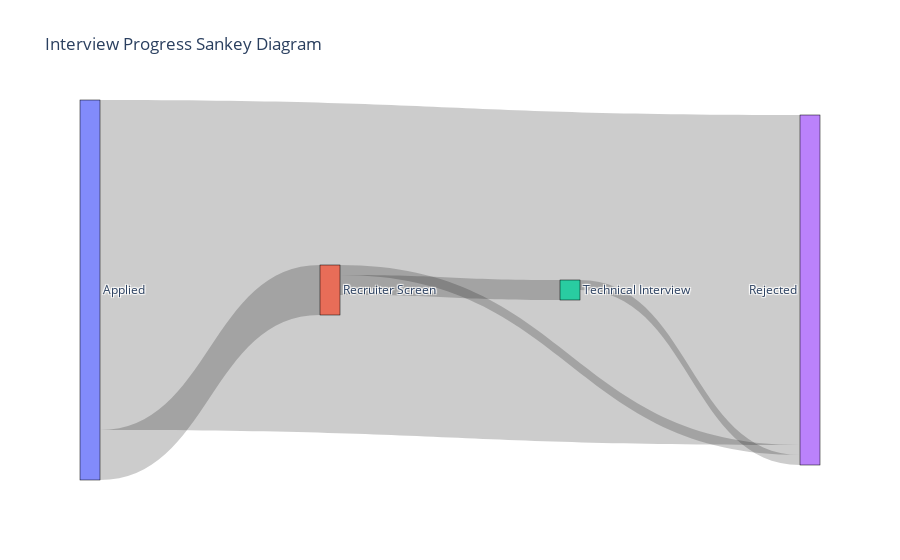

The cell this chart's notebook holds for it:
### Code cell
import plotly.graph_objects as go

# Define the nodes of the Sankey diagram
mask_series = progress_dates_df.recruiter_screen_date.isnull()
start_date = progress_dates_df[~mask_series].opportunity_application_email_date.min()
mask_series = (progress_dates_df.opportunity_application_email_date >= start_date)
df = progress_dates_df[mask_series]

labels_list = ['Applied', 'Recruiter Screen', 'Technical Interview', 'Rejected']
title_str = 'Interview Progress Sankey Diagram'
fig = go.Figure(data=[go.Sankey(
    arrangement='fixed',
    node=dict(
        pad=15,
        thickness=20,
        line=dict(color='black', width=0.5),
        label=labels_list,
        y=[
            
            # Applied (node 0)
            0.0,

            # Recruiter Screen (node 1)
            0.333,

            # Technical Interview (node 2)
            0.667,

            # Rejected (node 3)
            1.0,
        
        ],
    ),
    link=dict(
        source=[
            
            # Link from Applied (node 0) to Recruiter Screen (node 1)
            labels_list.index('Applied'),

            # Link from Applied (node 0) to Rejected (node 3)
            labels_list.index('Applied'),

            # Link from Recruiter Screen (node 1) to Technical Interview (node 2)
            labels_list.index('Recruiter Screen'),

            # Link from Recruiter Screen (node 1) to Rejected (node 3)
            labels_list.index('Recruiter Screen'),

            # Link from Technical Interview (node 2) to Rejected (node 3)
            labels_list.index('Technical Interview'),
            
        ],
        target=[
            
            # Link from Applied (node 0) to Recruiter Screen (node 1)
            labels_list.index('Recruiter Screen'),

            # Link from Applied (node 0) to Rejected (node 3)
            labels_list.index('Rejected'),

            # Link from Recruiter Screen (node 1) to Technical Interview (node 2)
            labels_list.index('Technical Interview'),

            # Link from Recruiter Screen (node 1) to Rejected (node 3)
            labels_list.index('Rejected'),

            # Link from Technical Interview (node 2) to Rejected (node 3)
            labels_list.index('Rejected'),
            
        ],
        value=[
            
            # Applied to Recruiter Screen flow
            df[~df.opportunity_application_email_date.isnull() & ~df.recruiter_screen_date.isnull()].shape[0],

            # Applied to Rejected flow
            df[~df.opportunity_application_email_date.isna()&df.recruiter_screen_date.isna()&df.technical_interview_date.isnull()&~df.rejection_email_date.isna()].shape[0],

            # Recruiter Screen to Technical Interview flow
            df[~df.recruiter_screen_date.isnull() & ~df.technical_interview_date.isnull()].shape[0],

            # Recruiter Screen to Rejected flow
            df[~df.recruiter_screen_date.isnull() & df.technical_interview_date.isnull() & ~df.rejection_email_date.isnull()].shape[0],

            # Technical Interview to Rejected flow
            df[~df.technical_interview_date.isnull() & ~df.rejection_email_date.isnull()].shape[0],
            
        ]
    )
)])

fig.update_layout(title_text=title_str)
fig.show()

### Figure 1 — Plotly figure (JSON) as saved in the notebook; plotly's stock layout.template omitted (floating-point values rounded to 4 significant figures)
{"data": [{"arrangement": "fixed", "link": {"source": [0, 0, 1, 1, 2], "target": [1, 3, 2, 3, 3], "value": [5, 33, 2, 1, 1]}, "node": {"label": ["Applied", "Recruiter Screen", "Technical Interview", "Rejected"], "line": {"color": "black", "width": 0.5}, "pad": 15, "thickness": 20}, "type": "sankey"}], "layout": {"autosize": true, "title": {"text": "Interview Progress Sankey Diagram"}}}
